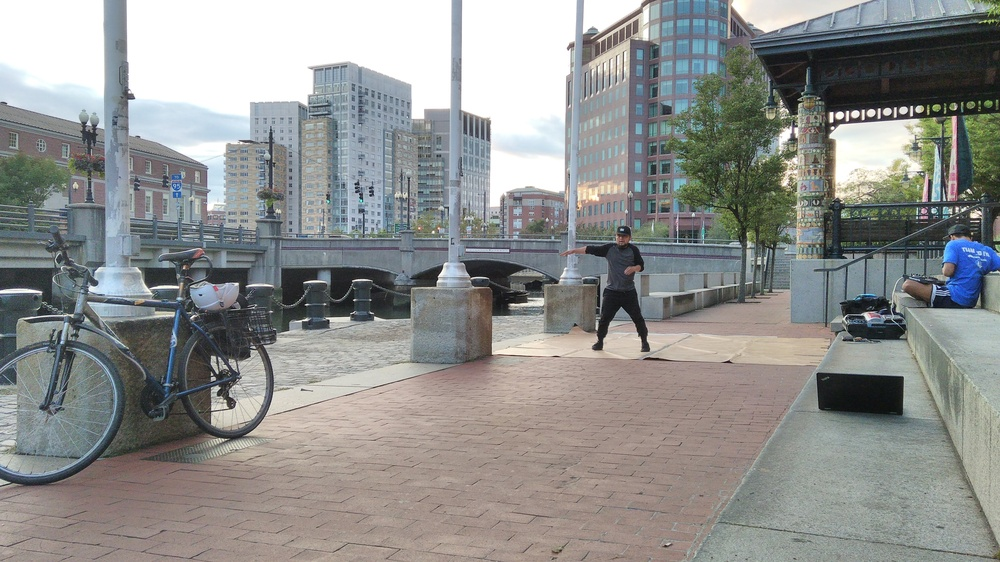
#> input picture code/RISDance.jpg, 1000 x 562 px, shrunk from 3840 x 2160 before the run
$ python question4.py
#> lines starting #> are read from the running program, lines starting #| are printed output that depends on the picture
import time
import matplotlib.pyplot as plt
import scipy
from skimage import io, img_as_float32
#use to rescale+resize image
from skimage.transform import rescale, resize
#use to convolve/correlate image
from scipy.ndimage import correlate
import numpy as np

#This reads in image and converts to a floating point format
# 1) TODO - replace PATH with the actual path to the
#    downloaded RISDance.jpg image linked above
image = img_as_float32(io.imread('RISDance.jpg'))

# 2) TODO - change the image size so it starts at 8MPix
#    use one of the imported libraries
original_image = rescale(image, abs(8000000/8294400))

# 3) TODO - iterate through odd numbers from 3 to 15
#   (inclusive!!) these will represent your filter sizes
#   (3x3,5x5,7x7, etc.), for each filter size you will...
for kernel_size in range(3, 17, 2):

    #because for each loop you are resizing your image, you
    #want to start each loop w/the original image size
    shrinking_image = original_image

    #these lists will hold the values you plot
    image_sizes = [] #x axis
    times = [] #y axis

    #while image size is bigger than .25MPx
    while(shrinking_image.size > 250000):

    	# 4) TODO - create your kernel. Your kernel can hold
    	#    any values, as the kernel values shouldn't
    	#    affect computation time. The size of the kernel
    	#    must be kernel_size x kernel_size
        kernel = np.ones((kernel_size, kernel_size, 3))

        #5) TODO - reduce your image size. You can choose by
        # what increments to reduce your image.
        shrinking_image = resize(shrinking_image, (shrinking_image.shape[0] // 2 , shrinking_image.shape[1] //2))

        #gets the current time (in seconds)
        start = time.time()

        # 6) TODO - use one of the imported libraries to do
        # your correlation/convolution on the image. You can
        # choose which operation to perform.
        scipy.ndimage.convolve(shrinking_image, kernel)


        #gets the current time (in seconds)
        end = time.time()

        #7) TODO - figure out what values to append, and
        #   append them here
        image_sizes.append(shrinking_image.size)
        times.append(end - start)

        #each filter size will be plotted as a separate line, in
        #a multi-line 2-dimensional graph
    plt.plot(image_sizes, times, label=str(kernel.size))
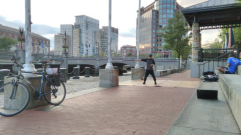
#> shrinking_image: shape (135, 241, 3) float32; mean R, G, B 0.561, 0.567, 0.559

        #plot
plt.xlabel('image size (pixels)')
plt.ylabel('operation time (seconds)')
plt.legend(title="filter sizes (pixels)")
plt.show()
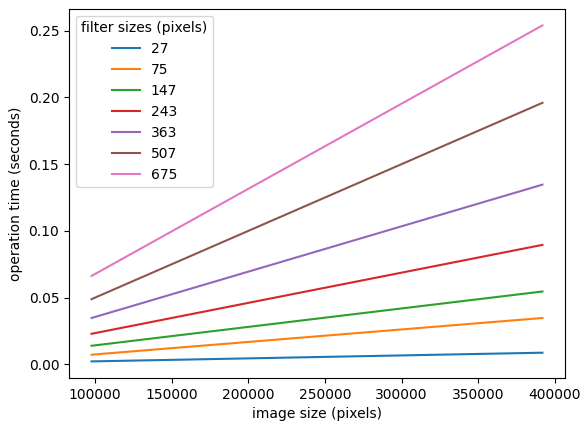
#> figure drawn by matplotlib, 1 panel
